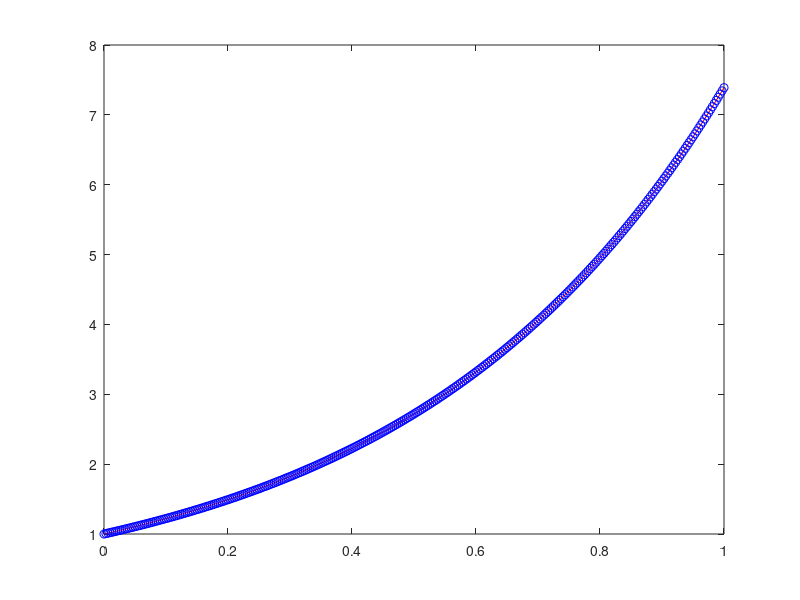

MATLAB code to generate this figure:
clear all
close all

format long

%%%
% Three-Stage RK for ODE
% dy/dt = lambda y, [0,1]
% y(0) = y_0

% check error
%%%

lambda = 2;
y0 = 1;

  
%% three-state method 1
alpha1 = 1/4;
alpha2 = 0;
alpha3 = 3/4;
lambda21 = 1/3;
lambda31 = 0;
lambda32 = 2/3;
mu2 = lambda21;
mu3 = lambda31+lambda32; 

pause
close all
%trapezoidal rule
Error = []; 

for N = [10 20 40 80 160 320]
    h = 1/N;
    x = [0:h:1];
    %exact solution
    y = y0*exp(lambda*x);
    %Improved Euler
    uf = zeros(1,N+1); 
    
    uf(1) = y0; 
    
    for n = 1:N
        k1 = lambda*uf(n);
        k2 = lambda*(uf(n)+lambda21*h*k1);
        k3 = lambda*(uf(n)+lambda31*h*k1+lambda32*h*k2);
        uf(n+1) = uf(n)+h*(alpha1*k1+alpha2*k2+alpha3*k3); 
    end
    
    plot(x,y,'r', x, uf, 'bo');
    Error = [Error; norm(uf-y,inf)];
    
    pause
    
end

Error 


%% three-state method 2
alpha1 = 1/6;
alpha2 = 2/3;
alpha3 = 1/6;
lambda21 = 1/2;
lambda31 = -1;
lambda32 = 2;
mu2 = lambda21;
mu3 = lambda31+lambda32; 

pause
close all
%trapezoidal rule
Error = []; 

for N = [10 20 40 80 160 320]
    h = 1/N;
    x = [0:h:1];
    %exact solution
    y = y0*exp(lambda*x);
    %Improved Euler
    uf = zeros(1,N+1); 
    
    uf(1) = y0; 
    
    for n = 1:N
        k1 = lambda*uf(n);
        k2 = lambda*(uf(n)+lambda21*h*k1);
        k3 = lambda*(uf(n)+lambda31*h*k1+lambda32*h*k2);
        uf(n+1) = uf(n)+h*(alpha1*k1+alpha2*k2+alpha3*k3); 
    end
    
    plot(x,y,'r', x, uf, 'bo');
    Error = [Error; norm(uf-y,inf)];
    
    pause
    
end

Error 

